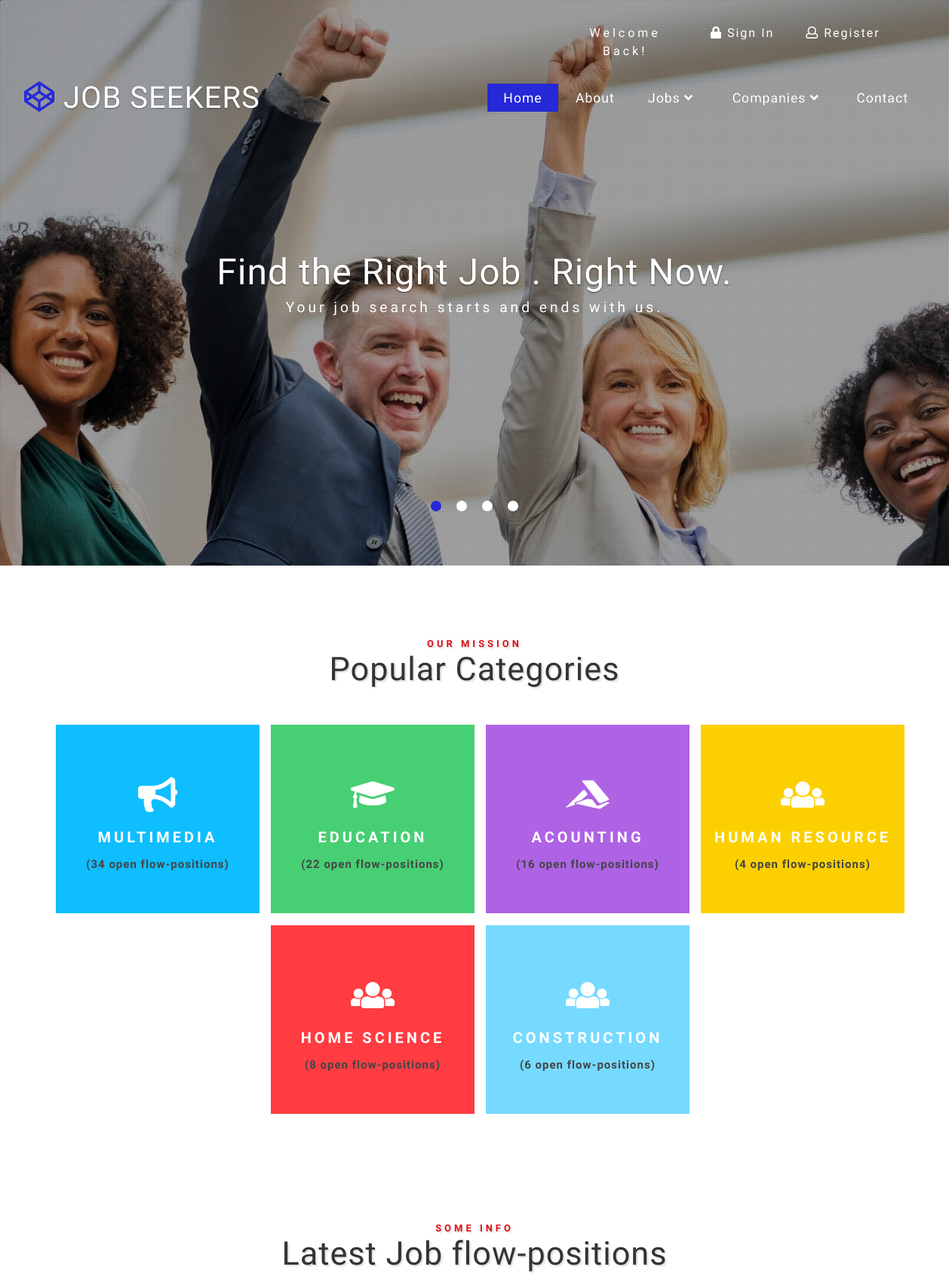
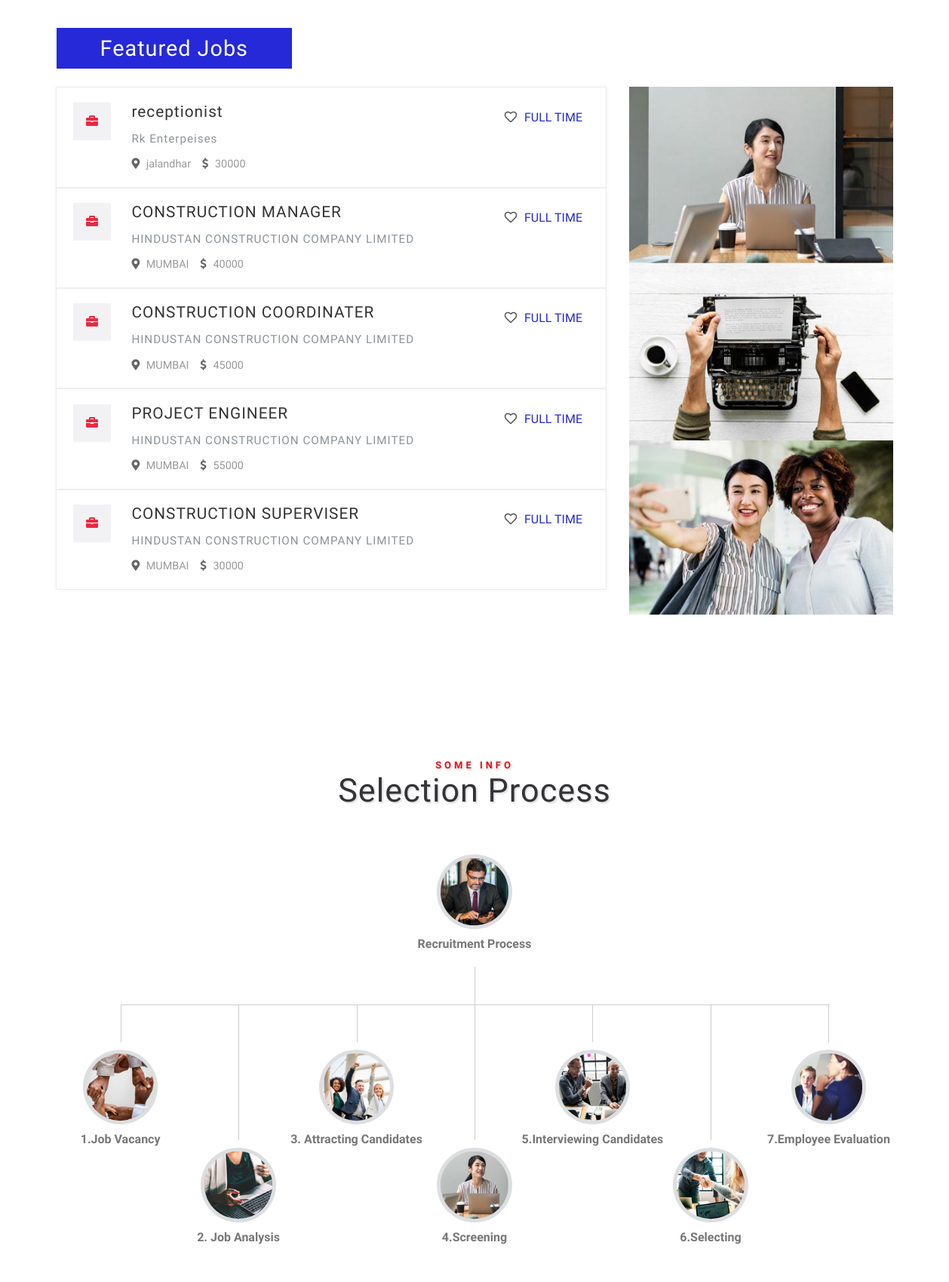
The page / (upper part) on the database its author committed (2 pictures, top to bottom).
### tables this page shows
CREATE TABLE `job` (
  `jid` int(255) NOT NULL,
  `cid` int(255) NOT NULL,
  `jname` varchar(50) NOT NULL,
  `jvacancy` varchar(255) NOT NULL,
  `jdescription` varchar(255) NOT NULL,
  `jsalary` varchar(255) NOT NULL,
  `soft_skills` varchar(255) NOT NULL,
  `hard_skills` varchar(255) NOT NULL,
  `status` varchar(250) NOT NULL,
  `coid` int(255) NOT NULL
);

CREATE TABLE `company` (
  `coid` int(255) NOT NULL,
  `coname` varchar(255) NOT NULL,
  `coaddress` varchar(255) NOT NULL,
  `codescription` varchar(255) NOT NULL,
  `cophone` varchar(20) NOT NULL,
  `coexperience` varchar(255) NOT NULL,
  `comail` varchar(50) NOT NULL,
  `copassword` varchar(250) NOT NULL
);

### index.php (the view, shortened to what this page needs)
<?php
    include 'connection.php';
	include "header.php";
?>
    <section class="banner-bottom-wthree py-lg-5 py-md-5 py-3">
        <div class="container">
            <div class="inner-sec-w3ls py-lg-5  py-3">
                <h3 class="tittle text-center mb-lg-4 mb-3">
                    <span>Our Mission</span>Popular Categories</h3>
                <div class="row populor_category_grids mt-5">
                    <div class="col-md-3 category_grid">
                        <div class="view view-tenth">
                            <div class="category_text_box">
                                <h3> Multimedia</h3>
                                <p>(34 open flow-positions)</p>
                            </div>
                        </div>
                    </div>
                    <div class="col-md-3 category_grid">
                        <div class="view view1 view-tenth">
                            <div class="category_text_box">
                                <h3>Education</h3>
                                <p>(22 open flow-positions)</p>
                            </div>
                        </div>
                    </div>
                    <div class="col-md-3 category_grid">
                        <div class="view view2 view-tenth">
                            <div class="category_text_box">
                                <h3>Acounting </h3>
                                <p>(16 open flow-positions)</p>
                            </div>
                        </div>
                    </div>
                    <div class="col-md-3 category_grid">
                        <div class="view view3 view-tenth">
                            <div class="category_text_box">
                                <h3>Human Resource</h3>
                                <p>(4 open flow-positions)</p>
                            </div>
                        </div>
                    </div>
                </div>
                <div class="row mt-3 justify-content-center">
                    <div class="col-md-3 category_grid">
                        <div class="view view4 view-tenth">
                            <div class="category_text_box">
                                <h3>Home Science </h3>
                                <p>(8 open flow-positions)</p>
                            </div>
                        </div>
                    </div>
                    <div class="col-md-3 category_grid">
                        <div class="view view5 view-tenth">
                            <div class="category_text_box">
                                <h3>Construction </h3>
                                <p>(6 open flow-positions)</p>
                            </div>
                        </div>
                    </div>
                </div>
            </div>
        </div>
    </section>
    <section class="banner-bottom-wthree pb-lg-5 pb-md-4 pb-3">
        <div class="container">
            <div class="inner-sec-w3ls py-lg-5  py-3">
                <h3 class="tittle text-center mb-lg-4 mb-3">
                    <span>Some Info</span>Latest Job flow-positions</h3>
                <div class="tabs mt-5">
                    <ul class="nav nav-pills my-4" id="pills-tab" role="tablist">
                        <li class="nav-item">
                            <a class="nav-link active" id="pills-home-tab" data-toggle="pill" href="#pills-home" role="tab" aria-controls="pills-home" aria-selected="true">Featured Jobs</a>
                        </li>
                    </ul>
                    <div class="tab-content" id="pills-tabContent">
                        <div class="tab-pane fade show active" id="pills-home" role="tabpanel" aria-labelledby="pills-home-tab">
                            <div class="menu-grids mt-4">
                                <div class="row t-in">
                                    <div class="col-lg-8 text-info-sec">
                                        <?php
                                            $j = "select * from `job` inner join `company` on `job`.`coid`=`company`.`coid` limit 5";
                                            $rej = mysqli_query($conn,$j);
                                            while($rowj = mysqli_fetch_array($rej)){
                                                ?>
                                                <div class="job-post-main row">
                                                    <div class="col-md-9 job-post-info text-left">
                                                        <div class="job-post-icon">
                                                            <i class="fas fa-briefcase"></i>
                                                        </div>
                                                        <div class="job-single-sec">
                                                            <h4>
                                                                <a href="#"><?php echo $rowj['jname'];?></a>
                                                            </h4>
                                                            <p class="my-2"><?php echo $rowj['coname'];?></p>
                                                            <ul class="job-list-info d-flex">
                                                                <li>
                                                                    <i class="fas fa-map-marker-alt"></i> <?php echo $rowj['coaddress'];?></li>
                                                                <li>
                                                                    <i class="fas fa-dollar-sign"></i> <?php echo $rowj['jsalary'];?></li>
                                                            </ul>
                                                        </div>
                                                        <div class="clearfix"></div>
                                                    </div>
                                                    <div class="col-md-3 job-single-time text-right">
                                                        <span class="job-time">
                                                            <i class="far fa-heart"></i> Full Time</span>
                                                    </div>
                                                </div>
                                                <?php
                                            }
                                        ?>
                                    </div>
                                    <div class="col-lg-4 text-info-sec">
                                        <img src="images/job-1.jpg" alt=" " class="img-fluid" />
                                    </div>
                                </div>
                            </div>
                        </div>
                    </div>
                </div>
            </div>
        </div>
    </section>
    <section class="banner-bottom-wthree py-lg-5 py-md-5 py-3">
        <div class="container">
            <div class="inner-sec-w3ls py-lg-5  py-3">
                <h3 class="tittle text-center mb-lg-5 mb-3">
                    <span>Some Info</span>Selection Process</h3>
                <div class="mid-info text-center mt-5">
                    <div class="parent-chart">
                        <div class="level lev-one top-level">
                            <div class="flow-position">
                                <img src="images/s1.jpg" alt=" " class="img-fluid rounded-circle">
                                <br>
                                <strong>Recruitment Process</strong>
                                </div>
                        </div>
                        <div class="flow-chart">
                            <div class="level lev-two last-lev">
                                <div class="flow-position">
                                    <img src="images/s2.jpg" alt=" " class="img-fluid rounded-circle">
                                    <br>
                                    <strong>1.Job Vacancy</strong>
                                    </div>
                                <div class="flow-position">
                                    <img src="images/s3.jpg" alt=" " class="img-fluid rounded-circle">
                                    <br>
                                    <strong>2. Job Analysis
                                    </strong>
                                </div>
                                <div class="flow-position">
                                    <img src="images/s4.jpg" alt=" " class="img-fluid rounded-circle">
                                    <br>
                                    <strong>3. Attracting Candidates
                                    </strong>
                                </div>
                                <div class="flow-position">
                                    <img src="images/s5.jpg" alt=" " class="img-fluid rounded-circle">
                                    <br>
                                    <strong>4.Screening </strong>
                                </div>
                                <div class="flow-position">
                                    <img src="images/s6.jpg" alt=" " class="img-fluid rounded-circle">
                                    <br>
                                    <strong>5.Interviewing Candidates
                                    </strong>
                                </div>
                                <div class="flow-position">
                                    <img src="images/s7.jpg" alt=" " class="img-fluid rounded-circle">
                                    <br>
                                    <strong>6.Selecting</strong>
                                </div>
                                <div class="flow-position">
                                    <img src="images/s8.jpg" alt=" " class="img-fluid rounded-circle">
                                    <br>
                                    <strong>7.Employee Evaluation
                                    </strong>
                                </div>
                            </div>
                        </div>
                    </div>
                </div>
            </div>
        </div>
    </section>
<?php
	include "footer.php";
?>

### css/style.css (style rules this page uses)
html, body { margin: 0; font-size: 100%; font-family: 'Dosis', sans-serif; background: #fff; }
body a { text-decoration: none; transition: 0.5s all; -webkit-transition: 0.5s all; -moz-transition: 0.5s all; -o-transition: 0.5s all; -ms-transition: 0.5s all; font-family: 'Dosis', sans-serif; }
body img { width: 100%; }
h1, h2, h3, h4, h5, h6 { margin: 0; font-family: 'Dosis', sans-serif; letter-spacing: 1px; }
p { margin: 0; font-size: 0.95em; color: #8c9398; line-height: 2em; letter-spacing: 1px; }
ul { margin: 0; padding: 0; }
li.nav-item { margin: 0 1px; }
h3.tittle span { display: block; text-transform: uppercase; font-size: 0.3em; color: #de0f17; letter-spacing: 4px; font-weight: 600; }
h3.tittle { text-shadow: 2px 2px 2px rgba(41, 41, 41, 0.15); font-size: 2.7em; color: #333338; font-weight: 400; }
.view { float: none; overflow: hidden; position: relative; text-align: center; background: #0ebeff; min-height: 250px; }
.view1 { background: #47cf73; }
.view2 { background: #ae63e4; }
.view3 { background: #fcd000; }
.view4 { background: #ff3c41; }
.view5 { background: #76daff; }
.category_text_box p { line-height: 1.8em; width: 89%; margin: 0 auto; font-size: 15px; color: #444546; line-height: 28px; font-weight: 600; letter-spacing: 1px; }
.category_text_box h3 { font-size: 20px; color: #fff; margin: 1em 0 0.5em 0; font-weight: bold; letter-spacing: 4px; text-transform: uppercase; }
.category_grid { padding-right: 0; }
ul#pills-tab { margin-left: 0em; }
.nav-pills .nav-link { padding: 0.2em 2em; letter-spacing: 1px; color: #333; background: #f2f2f5; font-size: 1.8em; }
.job-single-sec h4 a { color: #333; }
.nav-pills .nav-link.active, .nav-pills .show > .nav-link { color: #fff; background: #2529d8; }
.nav-pills .nav-link { border-radius: 0; }
.text-info-sec p { color: #8c9398; }
.text-info-sec i { color: #EB2941; }
.job-post-icon { width: 13%; float: left; }
.job-post-icon i { width: 50px; height: 50px; background: #f2f2f5; text-align: center; line-height: 3em; }
.job-single-sec { float: left; width: 85%; margin-left: 2%; }
ul.job-list-info li { list-style: none; font-size: 0.9em; color: #999; }
ul.job-list-info li i { list-style: none; color: #666; margin-right: 5px; }
.job-single-time i { margin-right: 5px; color: #555; }
ul.job-list-info li:nth-child(2) { margin: 0 1em; }
span.job-time { display: block; color: #2529d8; margin: 0.5em 0; text-transform: uppercase; }
.job-single-sec h4 { font-size: 1.3em; }
.job-post-info { padding-right: 0; padding-left: 6px; }
.job-post-main { padding: 1.2em 1em; background: #fff; margin: 0; box-shadow: 0 0 6px 1px #f7f7f7; border: 1px solid #efebeb; }
.flow-position { text-align: center; color: #313131; line-height: 22px; padding-top: 10px; padding-bottom: 10px; }
.flow-position img { width: 50%; background: #dcdee0; padding: 0.3em; }
.flow-position strong { line-height: 2.5em; color: #777; }
@media (min-width:991px) { .level { text-align: center; } }
@media (min-width:991px) { .top-level { margin-bottom: 100px; } }
@media (min-width:991px) { .flow-position { display: inline-block; width: calc(14.28% + 40px); vertical-align: top; position: relative; color: #999; } }
@media (min-width:991px) { .lev-two .flow-position:nth-child(even) { margin-top: 130px; } }
@media (min-width:991px) { .lev-two .flow-position:nth-child(even):before { content: ""; position: absolute; height: 180px; border-left: 1px solid #ccc; top: -180px; } }
@media (min-width:991px) { .lev-two .flow-position { margin-left: -23px; margin-right: -23px; } }
@media (min-width:991px) { .lev-two .flow-position:before { content: ""; position: absolute; height: 50px; border-left: 1px solid #ccc; top: -50px; width: calc(100% - 40px); border-top: 1px solid #ccc; left: 50% } }
@media (min-width:991px) { .lev-two .flow-position:nth-last-child(1):before { content: ""; position: absolute; height: 50px; border-left: 1px solid #ccc; top: -50px; width: calc(100% - 20px); border-top: none; } }
@media (min-width:991px) { .flow-chart { position: relative; } }
@media (min-width:991px) { .top-level .flow-position:after { content: ""; position: absolute; height: 50px; border-left: 1px solid #ccc; bottom: -50px; width: calc(100% - 40px); left: 50%; } }

### rows shown on the page
job: jname "receptionist", coid.coname "Rk Enterpeises", coid.coaddress "jalandhar", jsalary "30000"
job: jname "CONSTRUCTION MANAGER", coid.coname "HINDUSTAN CONSTRUCTION COMPANY LIMITED", coid.coaddress "MUMBAI", jsalary "40000"
job: jname "CONSTRUCTION COORDINATER", coid.coname "HINDUSTAN CONSTRUCTION COMPANY LIMITED", coid.coaddress "MUMBAI", jsalary "45000"
job: jname "PROJECT ENGINEER", coid.coname "HINDUSTAN CONSTRUCTION COMPANY LIMITED", coid.coaddress "MUMBAI", jsalary "55000"
job: jname "CONSTRUCTION SUPERVISER", coid.coname "HINDUSTAN CONSTRUCTION COMPANY LIMITED", coid.coaddress "MUMBAI", jsalary "30000"
